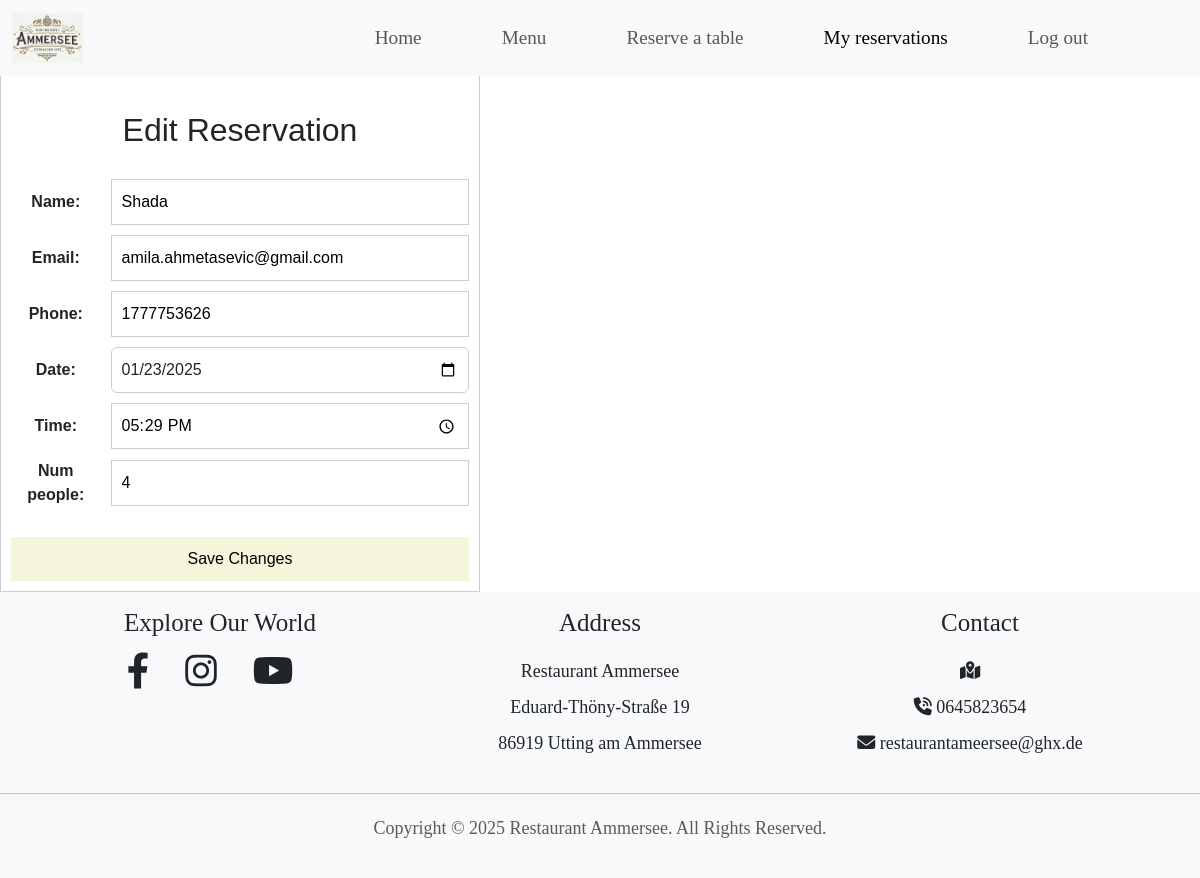
Page /my_reservations/my_reservations/54/edit/ (signed in) on the committed database.
### restaurant/models.py (models this page shows, shortened)
class Reservation(models.Model):
    time = models.TimeField(blank=False, null=False)  # Reservation time
    num_people = models.IntegerField(
        validators=[
            MinValueValidator(1)
        ]  # Ensure the number of people is at least 1
    )
    name = models.CharField(
        max_length=200
    )  # Name of the person making the reservation
    email = models.EmailField(
        validators=[EmailValidator()], blank=True, null=True
    )  # Email address (optional)
    phone = models.CharField(
        max_length=20,
        validators=[
            RegexValidator(r"^\+?\d{9,15}$")
        ],  # Validate phone number format
    )
    date = models.DateField(
        validators=[validate_future_date]
    )  # Reservation date (must be in the future)
    user = models.ForeignKey(
        settings.AUTH_USER_MODEL,
        on_delete=models.CASCADE,
        null=True,
        blank=True,  # Link to the User model (optional)
    )

### restaurant/views.py (the view)
@login_required  # Requires user to be logged in
def edit_reservation(request, reservation_id):
    reservation = get_object_or_404(Reservation, id=reservation_id, user=request.user)  # noqa
    if request.method == "POST":
        form = ReservationForm(
            request.POST, instance=reservation
        )
        if form.is_valid():  # Validate the form data
            form.save()  # Save the updated reservation
            messages.success(
                request, "Reservation successfully updated!"
            )  # Display success message
            return redirect(
                "restaurant:my_reservations"
            )  # Redirect to user's reservations page
    else:
        form = ReservationForm(
            instance=reservation
        )
    return render(
        request,
        "reservations/edit_reservation.html",
        {"form": form, "reservation": reservation},
    )  # Pass form and reservation to the template

### restaurant/forms.py (shortened to what this page needs)
class ReservationForm(forms.ModelForm):
    class Meta:
        model = Reservation  # Use the Reservation model
        fields = [
            "name",
            "email",
            "phone",
            "date",
            "time",
            "num_people",
        ]  # Fields to include in the form
        widgets = {  # Customize the widgets for some fields
            "date": forms.DateInput(  # Use a date picker for the date field
                attrs={
                    "type": "date",
                    "class": "datepicker",
                },
                format="%Y-%m-%d",  # Specify the date format
            ),
            "time": forms.TimeInput(
                attrs={"type": "time"}
            ),  # Use a time picker for the time field
            "email": forms.EmailInput(
                attrs={}
            ),  # Use a default email input
            "phone": forms.TextInput(
                attrs={
                    "placeholder": "Enter your phone number",
                    "pattern": r"^\+?\d{9,15}$",
                }
            ),
        }

### restaurant/templates/reservations/edit_reservation.html (shortened to what this page needs)
{% extends 'base.html' %}
{% block content %}
{% load static %}
<link rel="stylesheet" href="{% static 'css/reservations.css' %}">
<div id="edit-reservation-form">
  <h2>Edit Reservation</h2>
  <form method="post">
    {{ form.name.label_tag }}
    {{ form.name }}
    {{ form.email.label_tag }}
    {{ form.email }}
    {{ form.phone.label_tag }}
    {{ form.phone }}
    {{ form.date.label_tag }}
    <input type="date" name="date" class="form-control" id="{{ form.date.id_for_label }}"
      value="{{ form.date.value|date:'Y-m-d' }}">
    {{ form.time.label_tag }}
    {{ form.time }}
    {{ form.num_people.label_tag }}
    {{ form.num_people }}
    <button type="submit">Save Changes</button>
  </form>
</div>
{% endblock %}

### static/css/style.css (style rules this page uses)
html, body { width: 100%; margin: 0; font-family: 'Playfair Display', serif; display: flex; flex-direction: column; min-height: 100vh; margin-bottom: 0; }

### static/css/reservations.css (style rules this page uses)
#edit-reservation-form { background-color: #fff; border: 1px solid #ccc; padding: 10px; width: 40%; font-family: Arial, sans-serif; text-align: center; }
#edit-reservation-form h2 { margin: 30px; }
#edit-reservation-form form { display: grid; grid-template-columns: 0.5fr 2fr; gap: 10px; align-items: center; justify-content: start; text-align: left; }
#edit-reservation-form label { grid-column: 1; text-align: center; font-weight: bold; }
#edit-reservation-form input, #edit-reservation-form select { grid-column: 2; box-sizing: border-box; padding: 10px; border: 1px solid #ccc; }
#edit-reservation-form button { grid-column: 1 / span 2; background-color: beige; color: #000000; padding: 10px 20px; border: none; cursor: pointer; width: 100%; margin-top: 20px; }

### rows in the picture
Reservation: name "Shada", email "amila.ahmetasevic@gmail.com", phone "1777753626", date "01/23/2025", time "17:29:00", num_people "4"
